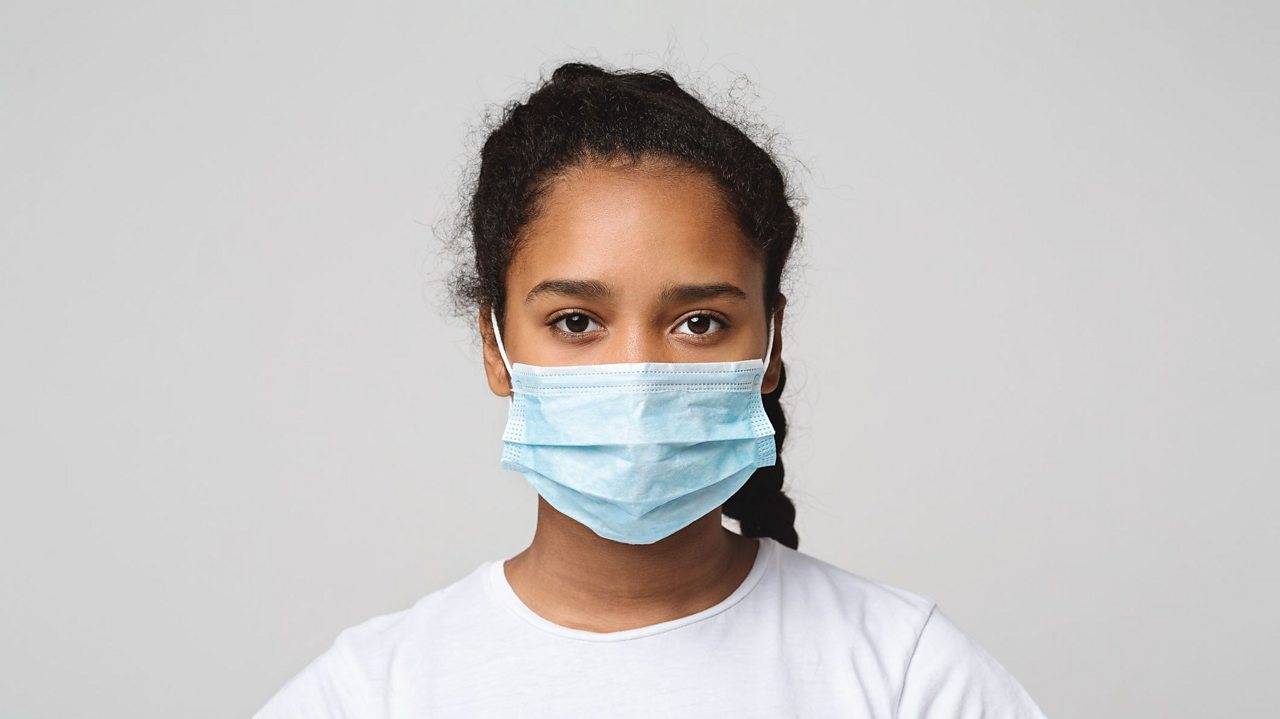
#> input picture images/data_test1.jpg, 1280 x 719 px
$ python research.py
#> lines starting #> are read from the running program, lines starting #| are printed output that depends on the picture; after the words box and inside, x2 and y2 are one past the last pixel; in counts of white or black regions, pixels touching at a corner belong together
#!/usr/bin/env python3
from tkinter.ttk import Frame
import cv2
import numpy as np
from PIL import Image
import os
import  random

trained_faces_data = cv2.CascadeClassifier("cascade.xml")
#* Choose image to detect
img1 = cv2.imread("images/data_test1.jpg")
#> img1 is the input picture: shape (719, 1280, 3); mean B, G, R 196.2, 197.3, 200.7
img2 = cv2.imread("images/data_test2.jpeg")
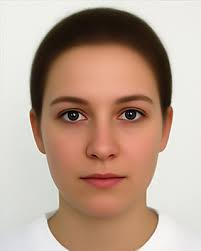
#> input picture images/data_test2.jpeg, 201 x 251 px
#> img2 is the input picture: shape (251, 201, 3); mean B, G, R 144.5, 160.7, 186.5
img3 = cv2.imread("images/multiple_test.png")
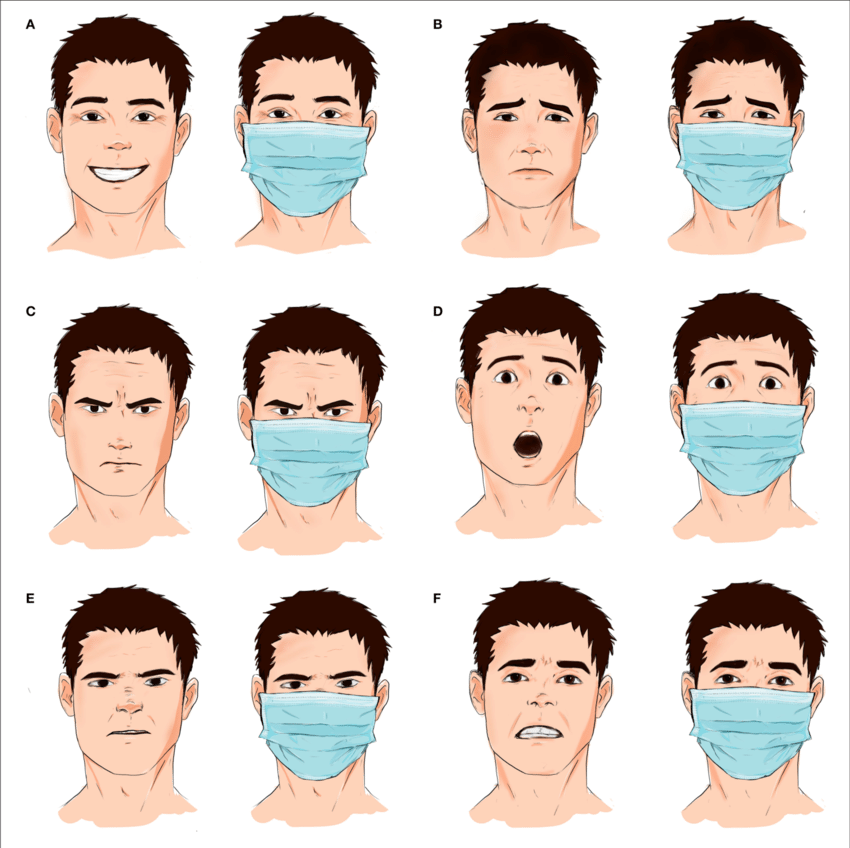
#> input picture images/multiple_test.png, 850 x 848 px
#> img3 is the input picture: shape (848, 850, 3); mean B, G, R 201.8, 209.2, 221
#* Convert the data to greyscale
greyscaled_img1 = cv2.cvtColor(img1, cv2.COLOR_BGR2GRAY)
greyscaled_img2 = cv2.cvtColor(img2, cv2.COLOR_BGR2GRAY)
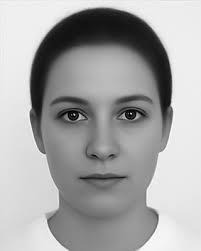
#> greyscaled_img2: shape (251, 201); min 0, max 255, mean 166.6
greyscaled_img3 = cv2.cvtColor(img3, cv2.COLOR_BGR2GRAY)
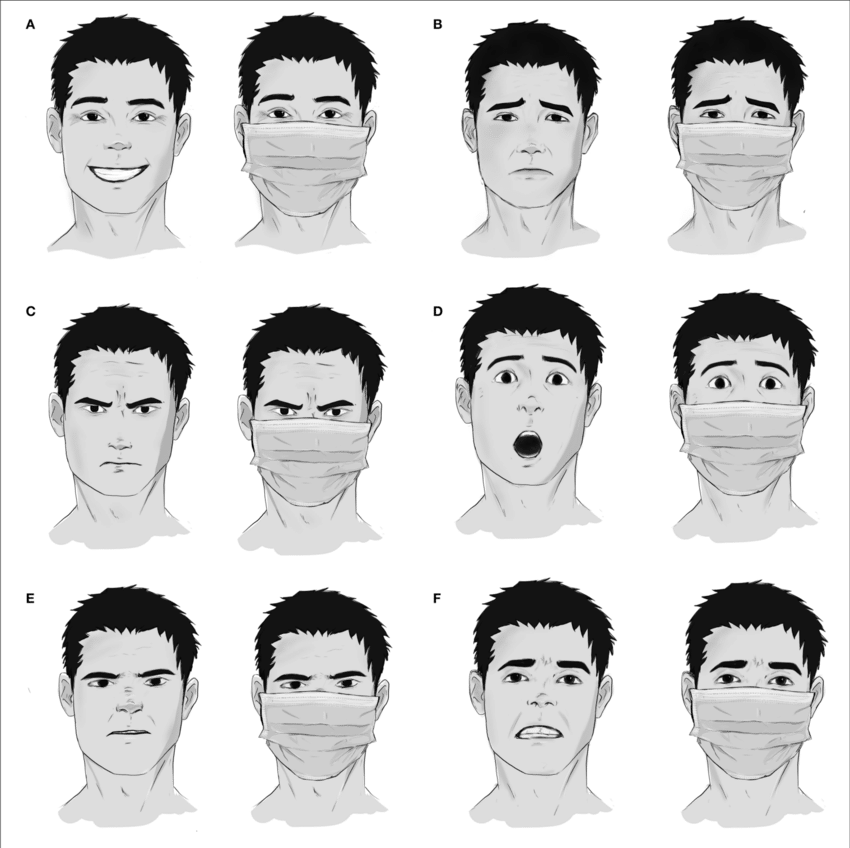
#> greyscaled_img3: shape (848, 850); min 5, max 255, mean 211.9
 #* Detect faces
masked_coordinates1 = trained_faces_data.detectMultiScale(greyscaled_img1)
#> masked_coordinates1 = 41 rows, first 6: [527, 65, 33, 33], [720, 80, 33, 33], [483, 105, 26, 26], [651, 125, 27, 27], [762, 125, 29, 29], [459, 129, 26, 26]
masked_coordinates2 = trained_faces_data.detectMultiScale(greyscaled_img2)
#> masked_coordinates2 = [[31, 22, 26, 26], [76, 95, 60, 60], [48, 68, 27, 27], [15, 163, 38, 38], [126, 212, 29, 29], [95, 191, 32, 32]]
masked_coordinates3 = trained_faces_data.detectMultiScale(greyscaled_img3)
#> masked_coordinates3 = 213 rows, first 6: [20, 0, 33, 33], [105, 0, 34, 34], [266, 0, 34, 34], [335, 0, 34, 34], [426, 0, 33, 33], [518, 0, 37, 37]
#* Draw rectangles around faces
colors = ((256,0,0), (0,256,0), (0,0,256))

for (x, y, w, h) in masked_coordinates1:
    color = random.choice(colors)
    cv2.rectangle(img1, (x, y),(x+w, y+h), color, 2)
#> this loop made 41 passes
#> (x, y, w, h, color) on passes 1 to 12: (527, 65, 33, 33, (0, 256, 0)), (720, 80, 33, 33, (0, 256, 0)), (483, 105, 26, 26, (256, 0, 0)), (651, 125, 27, 27, (0, 256, 0)), (762, 125, 29, 29, (0, 0, 256)), (459, 129, 26, 26, (0, 256, 0)), (455, 148, 26, 26, (0, 256, 0)), (600, 345, 77, 77, (0, 256, 0)), (453, 168, 28, 28, (0, 256, 0)), (542, 200, 33, 33, (0, 256, 0)), (436, 238, 37, 37, (0, 0, 256)), (430, 284, 29, 29, (256, 0, 0))
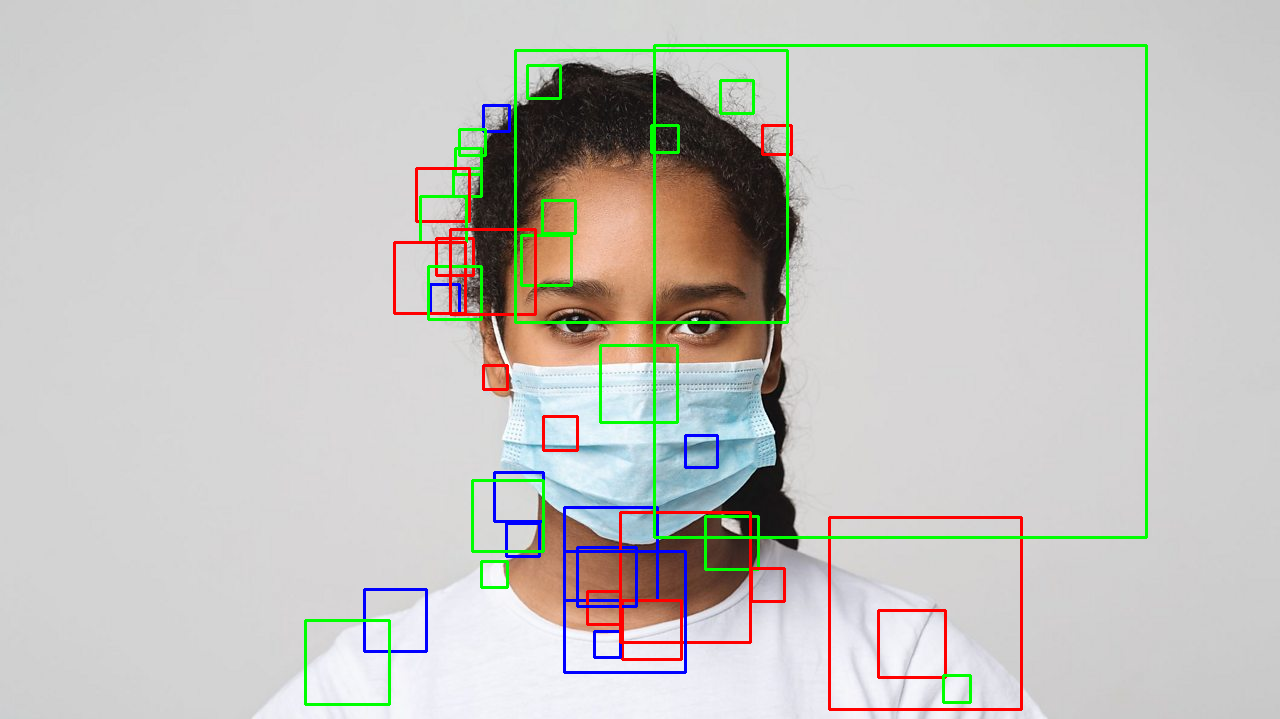
#> img1: shape (719, 1280, 3); 3.48% of pixels changed, all inside (x1, y1, x2, y2) = (304, 44, 1148, 711)

for (x, y, w, h) in masked_coordinates2:
    color = random.choice(colors)
    cv2.rectangle(img2, (x, y),(x+w, y+h), color, 2)
#> this loop made 6 passes
#> (x, y, w, h, color) on passes 1 to 6: (31, 22, 26, 26, (0, 0, 256)), (76, 95, 60, 60, (0, 256, 0)), (48, 68, 27, 27, (256, 0, 0)), (15, 163, 38, 38, (0, 0, 256)), (126, 212, 29, 29, (256, 0, 0)), (95, 191, 32, 32, (256, 0, 0))
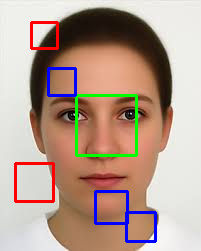
#> img2: shape (251, 201, 3); 4.92% of pixels changed, all inside (x1, y1, x2, y2) = (14, 21, 157, 243)

for (x, y, w, h) in masked_coordinates3:
    color = random.choice(colors)
    cv2.rectangle(img3, (x, y),(x+w, y+h), color, 2)
#> this loop made 213 passes
#> (x, y, w, h, color) on passes 1 to 3: (20, 0, 33, 33, (0, 0, 256)), (105, 0, 34, 34, (0, 256, 0)), (266, 0, 34, 34, (0, 0, 256))
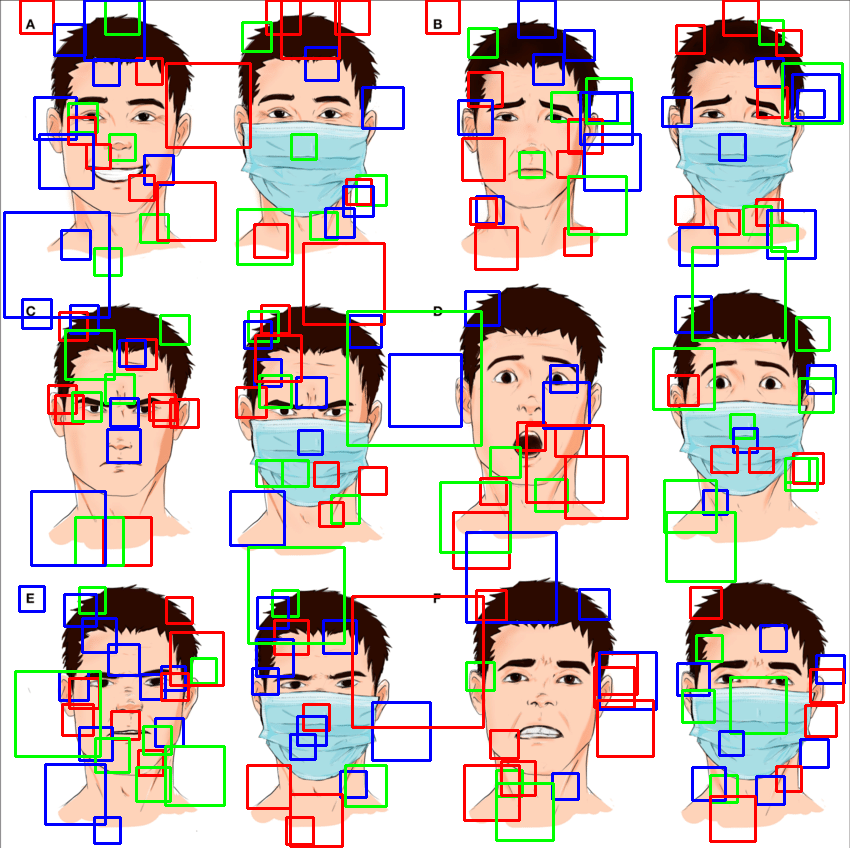
#> img3: shape (848, 850, 3); 12.18% of pixels changed, all inside (x1, y1, x2, y2) = (3, 0, 846, 848)

cv2.imshow("Masked face", img1)
cv2.imshow("Unmasked face", img2)
cv2.imshow("Multiple faces", img3)
cv2.waitKey()
#cv2.destroyAllWindows()
